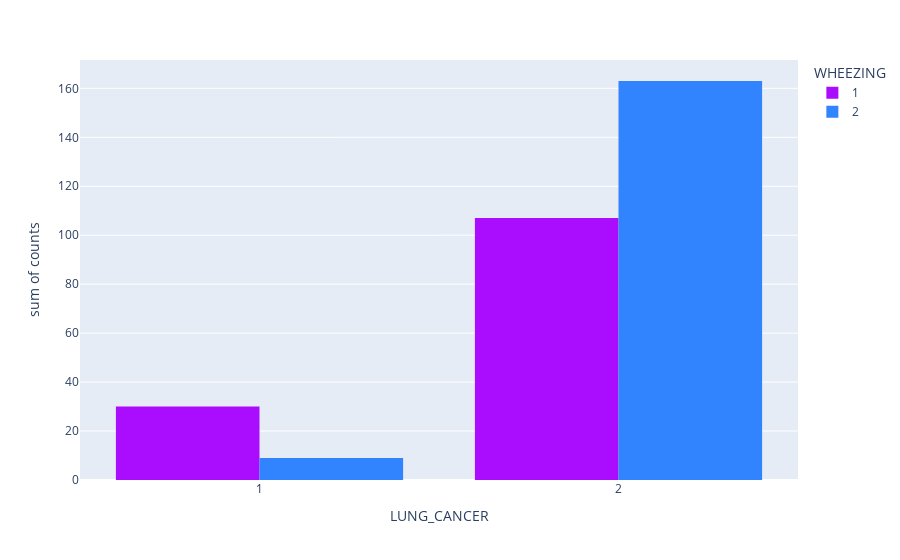

The notebook cell this image was saved under:
### Code cell
#Gráfico da relação entre asma e cancer de pulmão
px.histogram(data_frame=base_asma, x="LUNG_CANCER", y="counts", color="WHEEZING", barmode='group', color_discrete_sequence=px.colors.qualitative.Alphabet)

### Figure 1 — Plotly figure (JSON) as saved in the notebook; plotly's stock layout.template omitted (floating-point values rounded to 4 significant figures)
{"data": [{"alignmentgroup": "True", "bingroup": "x", "histfunc": "sum", "hovertemplate": "WHEEZING=1<br>LUNG_CANCER=%{x}<br>sum of counts=%{y}<extra></extra>", "legendgroup": "1", "marker": {"color": "#AA0DFE", "pattern": {"shape": ""}}, "name": "1", "offsetgroup": "1", "orientation": "v", "showlegend": true, "type": "histogram", "x": [1, 2], "xaxis": "x", "y": [30, 107], "yaxis": "y"}, {"alignmentgroup": "True", "bingroup": "x", "histfunc": "sum", "hovertemplate": "WHEEZING=2<br>LUNG_CANCER=%{x}<br>sum of counts=%{y}<extra></extra>", "legendgroup": "2", "marker": {"color": "#3283FE", "pattern": {"shape": ""}}, "name": "2", "offsetgroup": "2", "orientation": "v", "showlegend": true, "type": "histogram", "x": [1, 2], "xaxis": "x", "y": [9, 163], "yaxis": "y"}], "layout": {"barmode": "group", "legend": {"title": {"text": "WHEEZING"}, "tracegroupgap": 0}, "margin": {"t": 60}, "xaxis": {"anchor": "y", "domain": [0, 1], "title": {"text": "LUNG_CANCER"}}, "yaxis": {"anchor": "x", "domain": [0, 1], "title": {"text": "sum of counts"}}}}
